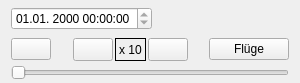
<?xml version="1.0" encoding="UTF-8"?>
<ui version="4.0">
 <class>TrackTimer</class>
 <widget class="QWidget" name="TrackTimer">
  <property name="geometry">
   <rect>
    <x>0</x>
    <y>0</y>
    <width>300</width>
    <height>83</height>
   </rect>
  </property>
  <property name="windowTitle">
   <string>TrackTimer</string>
  </property>
  <property name="autoFillBackground">
   <bool>true</bool>
  </property>
  <layout class="QVBoxLayout" name="verticalLayout">
   <property name="spacing">
    <number>2</number>
   </property>
   <property name="topMargin">
    <number>2</number>
   </property>
   <property name="bottomMargin">
    <number>1</number>
   </property>
   <item>
    <layout class="QHBoxLayout" name="horizontalLayout_2">
     <item>
      <widget class="QDateTimeEdit" name="dateTime">
       <property name="sizePolicy">
        <sizepolicy hsizetype="Preferred" vsizetype="Fixed">
         <horstretch>0</horstretch>
         <verstretch>0</verstretch>
        </sizepolicy>
       </property>
       <property name="readOnly">
        <bool>true</bool>
       </property>
       <property name="displayFormat">
        <string>dd.MM. yyyy HH:mm:ss</string>
       </property>
       <property name="calendarPopup">
        <bool>false</bool>
       </property>
      </widget>
     </item>
     <item>
      <spacer name="horizontalSpacer_3">
       <property name="orientation">
        <enum>Qt::Horizontal</enum>
       </property>
       <property name="sizeHint" stdset="0">
        <size>
         <width>0</width>
         <height>0</height>
        </size>
       </property>
      </spacer>
     </item>
     <item>
      <widget class="QPushButton" name="closeButton">
       <property name="sizePolicy">
        <sizepolicy hsizetype="Fixed" vsizetype="Fixed">
         <horstretch>0</horstretch>
         <verstretch>0</verstretch>
        </sizepolicy>
       </property>
       <property name="maximumSize">
        <size>
         <width>30</width>
         <height>30</height>
        </size>
       </property>
       <property name="text">
        <string/>
       </property>
       <property name="icon">
        <iconset resource="bilder.qrc">
         <normaloff>:/images/window-close.png</normaloff>:/images/window-close.png</iconset>
       </property>
       <property name="iconSize">
        <size>
         <width>23</width>
         <height>23</height>
        </size>
       </property>
       <property name="flat">
        <bool>true</bool>
       </property>
      </widget>
     </item>
    </layout>
   </item>
   <item>
    <layout class="QHBoxLayout" name="horizontalLayout">
     <item>
      <widget class="QPushButton" name="startButton">
       <property name="toolTip">
        <string>start/stop (Leertaste)</string>
       </property>
       <property name="text">
        <string/>
       </property>
       <property name="icon">
        <iconset resource="bilder.qrc">
         <normaloff>:/images/media-playback-start.png</normaloff>:/images/media-playback-start.png</iconset>
       </property>
       <property name="iconSize">
        <size>
         <width>22</width>
         <height>22</height>
        </size>
       </property>
       <property name="shortcut">
        <string extracomment="Start/Stop">Space</string>
       </property>
      </widget>
     </item>
     <item>
      <spacer name="horizontalSpacer">
       <property name="orientation">
        <enum>Qt::Horizontal</enum>
       </property>
       <property name="sizeHint" stdset="0">
        <size>
         <width>13</width>
         <height>20</height>
        </size>
       </property>
      </spacer>
     </item>
     <item>
      <widget class="QPushButton" name="speedDecButton">
       <property name="sizePolicy">
        <sizepolicy hsizetype="Preferred" vsizetype="Preferred">
         <horstretch>0</horstretch>
         <verstretch>0</verstretch>
        </sizepolicy>
       </property>
       <property name="toolTip">
        <string>langsamer (&lt;)</string>
       </property>
       <property name="text">
        <string/>
       </property>
       <property name="icon">
        <iconset resource="bilder.qrc">
         <normaloff>:/images/media-seek-backward.png</normaloff>:/images/media-seek-backward.png</iconset>
       </property>
       <property name="iconSize">
        <size>
         <width>22</width>
         <height>22</height>
        </size>
       </property>
       <property name="shortcut">
        <string>&lt;</string>
       </property>
       <property name="autoRepeat">
        <bool>true</bool>
       </property>
      </widget>
     </item>
     <item>
      <widget class="QLabel" name="factorLabel">
       <property name="sizePolicy">
        <sizepolicy hsizetype="Preferred" vsizetype="Preferred">
         <horstretch>0</horstretch>
         <verstretch>0</verstretch>
        </sizepolicy>
       </property>
       <property name="minimumSize">
        <size>
         <width>0</width>
         <height>23</height>
        </size>
       </property>
       <property name="maximumSize">
        <size>
         <width>16777215</width>
         <height>23</height>
        </size>
       </property>
       <property name="toolTip">
        <string>Zeitrafferfaktor</string>
       </property>
       <property name="autoFillBackground">
        <bool>true</bool>
       </property>
       <property name="frameShape">
        <enum>QFrame::Box</enum>
       </property>
       <property name="text">
        <string>x 10</string>
       </property>
      </widget>
     </item>
     <item>
      <widget class="QPushButton" name="speedIncButton">
       <property name="sizePolicy">
        <sizepolicy hsizetype="Preferred" vsizetype="Preferred">
         <horstretch>0</horstretch>
         <verstretch>0</verstretch>
        </sizepolicy>
       </property>
       <property name="toolTip">
        <string>schneller (&gt;)</string>
       </property>
       <property name="statusTip">
        <string/>
       </property>
       <property name="text">
        <string/>
       </property>
       <property name="icon">
        <iconset resource="bilder.qrc">
         <normaloff>:/images/media-seek-forward.png</normaloff>:/images/media-seek-forward.png</iconset>
       </property>
       <property name="iconSize">
        <size>
         <width>22</width>
         <height>22</height>
        </size>
       </property>
       <property name="shortcut">
        <string>&gt;</string>
       </property>
       <property name="autoRepeat">
        <bool>true</bool>
       </property>
      </widget>
     </item>
     <item>
      <spacer name="horizontalSpacer_2">
       <property name="orientation">
        <enum>Qt::Horizontal</enum>
       </property>
       <property name="sizeHint" stdset="0">
        <size>
         <width>13</width>
         <height>20</height>
        </size>
       </property>
      </spacer>
     </item>
     <item>
      <widget class="QPushButton" name="trackDialogButton">
       <property name="toolTip">
        <string>öffnet die Timed-Track-Dialoge</string>
       </property>
       <property name="text">
        <string>Flüge</string>
       </property>
       <property name="icon">
        <iconset resource="bilder.qrc">
         <normaloff>:/images/view-form.png</normaloff>:/images/view-form.png</iconset>
       </property>
       <property name="iconSize">
        <size>
         <width>22</width>
         <height>22</height>
        </size>
       </property>
      </widget>
     </item>
    </layout>
   </item>
   <item>
    <widget class="QSlider" name="timeSlider">
     <property name="orientation">
      <enum>Qt::Horizontal</enum>
     </property>
    </widget>
   </item>
  </layout>
 </widget>
 <resources>
  <include location="bilder.qrc"/>
 </resources>
 <connections/>
</ui>
